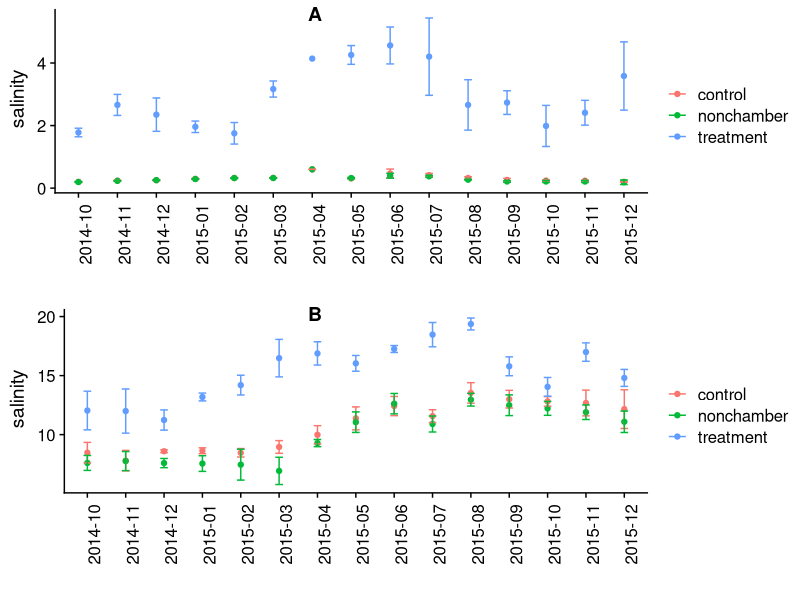

R code for this plot:
library(ggplot2)
library(dplyr)
# library(peatcollapse)
library(cowplot)

cfieldall <- read.csv("data/fieldallv9.csv", stringsAsFactors = FALSE)
cfieldall$collect_date <- as.POSIXct(cfieldall$collect_date)
cfieldall$collect_date <- strftime(cfieldall$collect_date, format = "%Y-%m")


nonchamber_fw <- c(2, 4, 6, 9)
nonchamber_bw <- c(1, 4, 5, 7)

cfieldall <- mutate(cfieldall, trt = case_when(
	site == "FW" & chamber %in% nonchamber_fw ~ "nonchamber", 
	site == "BW" & chamber %in% nonchamber_bw ~ "nonchamber", 
	TRUE ~ trt))

cfieldall <- group_by(cfieldall, collect_date, trt, site, pwsw, inout)
cfieldall <- select(cfieldall, site:inout, trt, 
										           temp.degC.:salinity, 
										           ALKA.mgL.:DOC.mgL, 
															 NH4.mgL:TDN.mgl,
															 srp.um.l:tdp.ppb)

pc_plot <- function(dt, x, y, site){
	x <- enquo(x)
	y <- enquo(y)
	site <- enquo(site)
	
	dt <- filter(dt, site == !!site, inout == "in", pwsw == "PW")
	dt <- summarize(dt, y = mean(!!y, na.rm = TRUE), 
									upper = y + (2 * sd(!!y, na.rm = TRUE) / sqrt(n())),
									lower = y - (2 * sd(!!y, na.rm = TRUE) / sqrt(n())))
	
	ggplot(data = dt) + 
		geom_point(aes_string(x = quo_name(x), y = "y", color = "trt")) + 
		geom_errorbar(data = dt, aes_string(x = quo_name(x), 
											ymin = "lower", ymax = "upper", color = "trt"), width = 0.2) + 
		cowplot::theme_cowplot() + theme(axis.text.x = element_text(angle = 90)) + 
		xlab("") + ylab(y) + labs(color = "")
}

gg_fw <- pc_plot(dt = cfieldall, x = collect_date, y = salinity, site = "FW")
gg_bw <- pc_plot(dt = cfieldall, x = collect_date, y = salinity, site = "BW")

gg <- cowplot::plot_grid(gg_fw, gg_bw, nrow = 2, ncol = 1, 
									 labels = c("A", "B"), hjust = -22)

ggsave(filename = "figures/chem-ts.png")

# par(mar = c(4, 5, 2, 1))
# 
# png("../figures/chem-ts_fw-sal.png", res = 200, width = 1000, height = 800)
# tsplot(cfieldall, params = "salinity", bwfw = "fw", pwsw = "pw", tofile = FALSE, inout = "in", inclegend = TRUE, print_xaxis = FALSE, print_main = FALSE)
# dev.off()
# 
# png("../figures/chem-ts_bw-sal.png", res = 200, width = 1000, height = 800)
# tsplot(cfieldall, params = "salinity", bwfw = "bw", pwsw = "pw", tofile = FALSE, inout = "in", inclegend = FALSE, print_main = FALSE)
# dev.off()